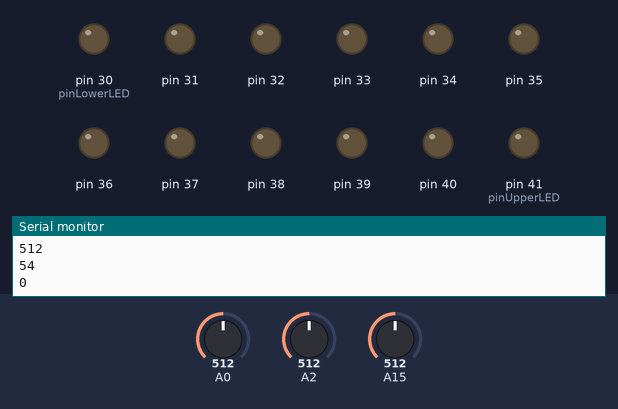
The sketch below on a simulated Arduino Mega 2560, built with avr-gcc and run on an emulated ATmega2560. Shown: output pins drawn as LEDs (lit = HIGH), the last lines printed to the serial monitor. The inputs (shaded band) are chosen by the test bench; at power-on: A0 = 512, A2 = 512, A15 = 512. Random numbers use the default seed unless the sketch sets one.

Above: at 6.4 s.
6.5 s: A0 set to 90
At 7.6 s:
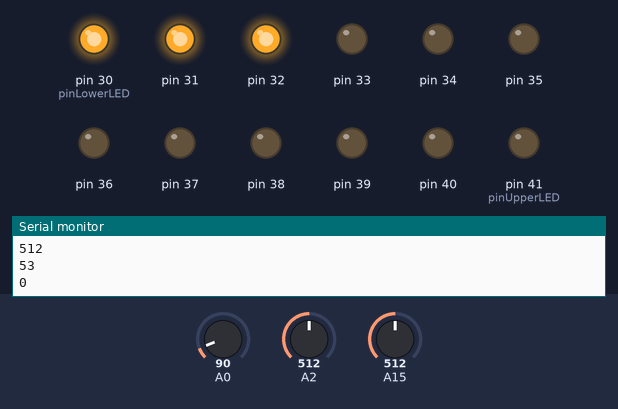
At 19.7 s:
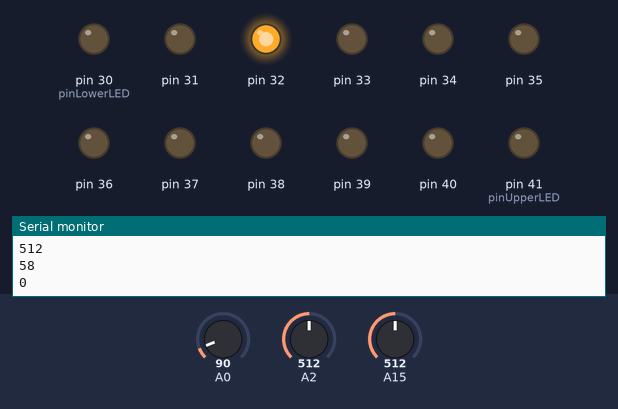
Timing chart, 0 to 33.9 s (numbered marks = the images above; inputs shaded):
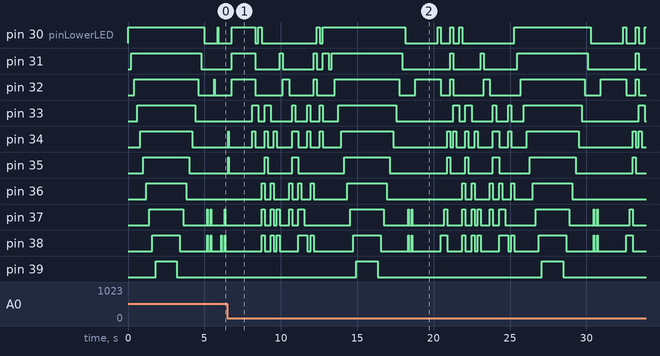

Measured:
- after the input at 6.5 s, pin 39: alternates HIGH for 1.4 s and LOW for 10.7 s, starting after 8.4 s; pin 40: alternates HIGH for 1.0 s and LOW for 11.1 s, starting after 8.6 s; pin 41 (pinUpperLED): alternates HIGH for 0.60 s and LOW for 11.5 s, starting after 8.8 s

The sketch:

lights.v2.ino
```cpp
//4 LEDs each with 3 input pins 3 * 4 = 12
//LEDs starts from pin 30 ends at pin 41

int LED[12]; //LED[led * 3]
int i, k, ledIndex, ledPinSelect, timeMultiplier = 60, vRead, button[4];
const int pinLowerLED = 30, pinUpperLED = 41; //defines highest and lowest LED pin

void setup() {
  Serial.begin(9600);

  for(i = pinLowerLED; i <= pinUpperLED; i++){
    k = i - pinLowerLED;
    LED[k] = i;
    pinMode(LED[k], OUTPUT);
  }

  for(i = 0; i <= 3; i++){
    button[i] = i;
    pinMode(button[i], INPUT);
  }
  randomSeed(analogRead(15));
  gameStart();
}

void loop(){
  selectLed();

  for(i = 0; i <= timeMultiplier; i++){
   delay(25);
    vRead = analogRead(button[(ledPinSelect - pinLowerLED) / 3]);
    if(vRead > 100){
      Serial.println(vRead);
      timeMultiplier--;
      Serial.println(timeMultiplier);
      Serial.println(i);
      break;
    }

    if(i == timeMultiplier)
      gameOver();
  }

  for(i = pinLowerLED; i <= pinUpperLED; i++){
    digitalWrite(LED[i - pinLowerLED], LOW);
  }
  delay(200);
}

void gameStart(){
  for(i = 0; i <= 12; i++){
    digitalWrite(LED[i],HIGH);
    delay(200);
  }
  for(i = 12; i >= 0; i--){
    digitalWrite(LED[i],LOW);
    delay(200);
  }
}

void selectLed(){
  ledIndex = (pinUpperLED - pinLowerLED) / 3;
  ledPinSelect = pinLowerLED + (random(ledIndex) * 3);
  selectLedColour();
}

void selectLedColour(){
  switch(random(7)){
    case 0:
      digitalWrite(ledPinSelect,HIGH);
      digitalWrite(ledPinSelect+1,HIGH);
      digitalWrite(ledPinSelect+2,HIGH);
      break;
    case 1:
      digitalWrite(ledPinSelect,HIGH);
      digitalWrite(ledPinSelect+1,HIGH);
      break;
    case 2:
      digitalWrite(ledPinSelect,HIGH);
      digitalWrite(ledPinSelect+2,HIGH);
      break;
    case 3:
      digitalWrite(ledPinSelect+1,HIGH);
      digitalWrite(ledPinSelect+2,HIGH);
      break;
    case 4:
      digitalWrite(ledPinSelect,HIGH);
      break;
    case 5:
      digitalWrite(ledPinSelect+1,HIGH);
      break;
    case 6:
      digitalWrite(ledPinSelect+2,HIGH);
      break;
  }
}
void software_Reset() // Restarts program from beginning but does not reset the peripherals and registers
{
  asm volatile ("  jmp 0");
}

void gameOver(){
  for(i = 0 ; i <= 24; i++){
    selectLed();
    delay(200);
    for(k = pinLowerLED; k <= pinUpperLED; k++){
      digitalWrite(LED[k - pinLowerLED], LOW);
    }
  }
  software_Reset();
}
```
